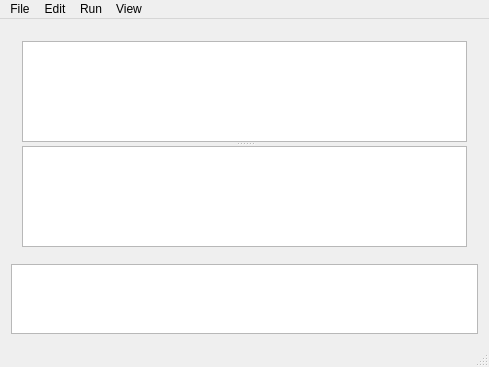
<?xml version="1.0" encoding="UTF-8"?>
<ui version="4.0">
 <class>TracerWindow</class>
 <widget class="QMainWindow" name="TracerWindow">
  <property name="geometry">
   <rect>
    <x>0</x>
    <y>0</y>
    <width>489</width>
    <height>367</height>
   </rect>
  </property>
  <property name="windowTitle">
   <string>TracerWindow</string>
  </property>
  <widget class="QWidget" name="centralWidget">
   <layout class="QVBoxLayout" name="verticalLayout">
    <item>
     <widget class="QFrame" name="tracerFrame">
      <property name="frameShape">
       <enum>QFrame::NoFrame</enum>
      </property>
      <property name="frameShadow">
       <enum>QFrame::Plain</enum>
      </property>
      <layout class="QGridLayout" name="gridLayout">
       <item row="1" column="0">
        <widget class="QSplitter" name="splitter">
         <property name="orientation">
          <enum>Qt::Vertical</enum>
         </property>
         <widget class="PlotWidget" name="plotView"/>
         <widget class="GraphicsLayoutWidget" name="imgView"/>
        </widget>
       </item>
      </layout>
     </widget>
    </item>
    <item>
     <widget class="GradientWidget" name="gradientSelector"/>
    </item>
   </layout>
  </widget>
  <widget class="QMenuBar" name="menuBar">
   <property name="geometry">
    <rect>
     <x>0</x>
     <y>0</y>
     <width>489</width>
     <height>26</height>
    </rect>
   </property>
   <widget class="QMenu" name="menuFile">
    <property name="title">
     <string>File</string>
    </property>
    <addaction name="actionLoad"/>
    <addaction name="recordAction"/>
    <addaction name="separator"/>
    <addaction name="actionLightCurve"/>
    <addaction name="separator"/>
    <addaction name="actionExit"/>
   </widget>
   <widget class="QMenu" name="menuEdit">
    <property name="title">
     <string>Edit</string>
    </property>
   </widget>
   <widget class="QMenu" name="menuView">
    <property name="title">
     <string>View</string>
    </property>
    <addaction name="showQuasarAction"/>
    <addaction name="showGalaxyAction"/>
   </widget>
   <widget class="QMenu" name="menuRun">
    <property name="title">
     <string>Run</string>
    </property>
    <addaction name="playPauseAction"/>
    <addaction name="separator"/>
    <addaction name="resetAction"/>
   </widget>
   <addaction name="menuFile"/>
   <addaction name="menuEdit"/>
   <addaction name="menuRun"/>
   <addaction name="menuView"/>
  </widget>
  <widget class="QStatusBar" name="statusBar"/>
  <action name="showQuasarAction">
   <property name="checkable">
    <bool>true</bool>
   </property>
   <property name="checked">
    <bool>true</bool>
   </property>
   <property name="text">
    <string>Show Quasar</string>
   </property>
   <property name="shortcut">
    <string>Q</string>
   </property>
  </action>
  <action name="showGalaxyAction">
   <property name="checkable">
    <bool>true</bool>
   </property>
   <property name="checked">
    <bool>true</bool>
   </property>
   <property name="text">
    <string>Show Galaxy</string>
   </property>
   <property name="shortcut">
    <string>G</string>
   </property>
  </action>
  <action name="actionLoad">
   <property name="text">
    <string>Load</string>
   </property>
   <property name="shortcut">
    <string>Ctrl+O</string>
   </property>
  </action>
  <action name="recordAction">
   <property name="text">
    <string>Record</string>
   </property>
   <property name="shortcut">
    <string>Ctrl+R</string>
   </property>
  </action>
  <action name="playPauseAction">
   <property name="text">
    <string>Play</string>
   </property>
   <property name="shortcut">
    <string>Space</string>
   </property>
  </action>
  <action name="resetAction">
   <property name="text">
    <string>Restart</string>
   </property>
   <property name="shortcut">
    <string>R</string>
   </property>
  </action>
  <action name="actionExit">
   <property name="text">
    <string>Exit</string>
   </property>
  </action>
  <action name="actionLightCurve">
   <property name="text">
    <string>Export Light Curve</string>
   </property>
   <property name="shortcut">
    <string>Ctrl+L</string>
   </property>
  </action>
 </widget>
 <layoutdefault spacing="6" margin="11"/>
 <customwidgets>
  <customwidget>
   <class>GraphicsLayoutWidget</class>
   <extends>QGraphicsView</extends>
   <header>pyqtgraph.h</header>
  </customwidget>
  <customwidget>
   <class>PlotWidget</class>
   <extends>QGraphicsView</extends>
   <header>pyqtgraph.h</header>
  </customwidget>
  <customwidget>
   <class>GradientWidget</class>
   <extends>QGraphicsView</extends>
   <header>pyqtgraph.h</header>
  </customwidget>
 </customwidgets>
 <resources/>
 <connections/>
</ui>
